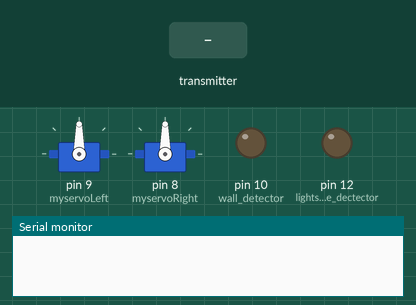
A sketch run on a simulated Arduino Uno, built with avr-gcc and run on an emulated ATmega328P. Shown: 2 × servo, output pins drawn as LEDs (lit = HIGH), the last lines printed to the serial monitor. The test bench sets the inputs (shaded band). No radio packets arrive unless stated.

Above: at 2.2 s.
2.3 s: the transmitter starts sending received_signal = 0
At 2.9 s:
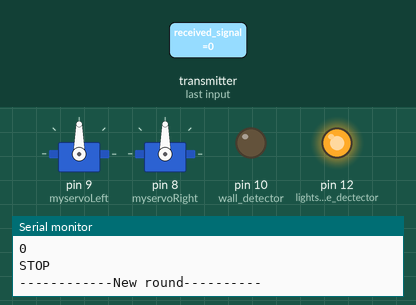
3.8 s: the transmitter starts sending received_signal = 64
At 5.0 s:
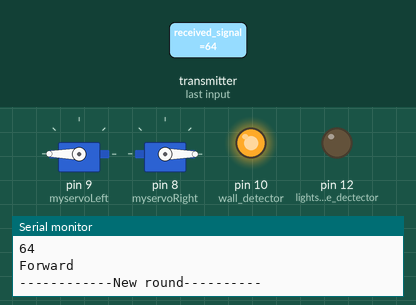
5.3 s: the transmitter starts sending received_signal = 0
At 6.2 s:
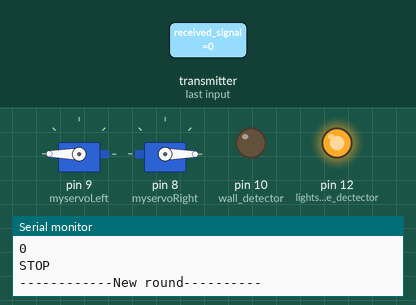
7.2 s: the transmitter starts sending received_signal = 128
At 7.8 s:
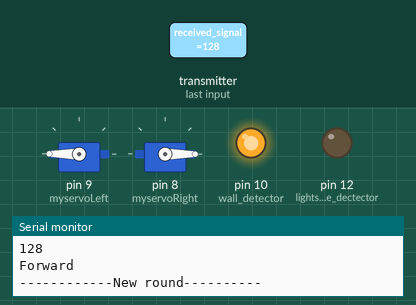
Timing chart, 0 to 9.7 s (numbered marks = the images above; inputs shaded):
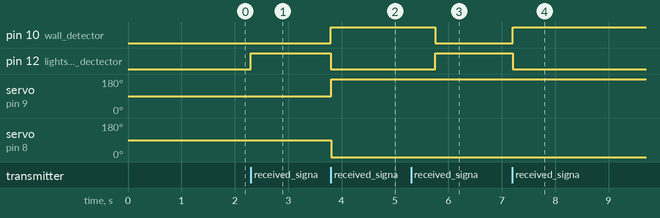

Measured:
- after the input at 2.3 s, pin 12 (lightsource_dectector): LOW → HIGH at once
- after the input at 3.8 s, pin 10 (wall_detector): LOW → HIGH at once; pin 12 (lightsource_dectector): HIGH → LOW at once; servo on pin 9 (myservoLeft): 90° → 180° at once; servo on pin 8 (myservoRight): 90° → 0° at once
- after the input at 5.3 s, pin 10 (wall_detector): HIGH → LOW after 0.45 s; pin 12 (lightsource_dectector): LOW → HIGH after 0.45 s
- after the input at 7.2 s, pin 10 (wall_detector): LOW → HIGH at once; pin 12 (lightsource_dectector): HIGH → LOW at once

The sketch:

lifi_receiver_3_adjustable.ino
```cpp
#include <Servo.h>  //motor program
#include <SPI.h>    // Serial Peripheral Interface bus library
#include "RF24.h"   // Library for nRF24L01s

bool radioNumber = 0;
RF24 radio(2, 3);  // For Arduino Micro
byte addresses[][6] = {"1Node", "2Node"};
bool role = 0; // Local state variable that controls whether this node is sending 1 or receiving 0

const int kDelay = 10;

Servo myservoLeft;  // create servo object to control a servo
Servo myservoRight;  // create servo object to control a servo
// twelve servo objects can be created on most boards

int leftSpeed = 0;    // variable to store the servo position
int rightSpeed = 0;
int go = 0;
int subtractor = 0;

void setup() {
  myservoLeft.attach(9);  // attaches the servo on pin 9 to the servo object
  myservoRight.attach(8);  // attaches the servo on pin 8 to the servo object
  pinMode(12, OUTPUT); // lightsource dectector
  pinMode(10, OUTPUT); // wall detector
  Serial.begin(115200);

  radio.begin();
  radio.setPALevel(RF24_PA_LOW); // Set the Power Level low
  radio.setDataRate(RF24_250KBPS); // Set radio rate and channel
  radio.setChannel(100);  // Set the channel (Frequency): 108 = 2.508 GHz (above WiFi)
  radio.setPayloadSize(8);
  // Open a writing and reading pipe on each radio, with opposite addresses
  radio.openWritingPipe(addresses[0]);
  radio.openReadingPipe(1, addresses[1]);

  delay(1000);  // Pause briefly to let everything "settle"

  radio.startListening();  // Start the radio listening for data


  digitalWrite(12, LOW);
  digitalWrite(10, LOW);
}

void loop() {
  /****************** Receiving of Radio Transmission ***************************/
  byte received_signal = 0;

  radio.startListening();  // Start the radio listening for data
//  if (radio.available()) {                // Variable for the received timestamp
    while (!radio.available()) {
      delay(1);
   }
   radio.read(&received_signal, sizeof(byte));  // Get the payload
   Serial.println((received_signal));
//  }
//  radio.stopListening();  // Start the radio listening for data

  leftSpeed = 180;
  rightSpeed = 0;
  myservoLeft.attach(9);
  myservoRight.attach(8);

  if (received_signal == 0) {
    myservoLeft.detach();
    myservoRight.detach();
    digitalWrite(12, HIGH);
    digitalWrite(10, LOW);
    go = 0;
    subtractor = 0;
    Serial.println("STOP");
  } else if ( 0 < received_signal < 41) {
      Serial.println("Forward");
      leftSpeed = 180;
      rightSpeed = 0;
      digitalWrite(12, LOW);
      digitalWrite(10, HIGH);
      go = 1;
      subtractor = 0;
   } else if (40 < received_signal < 81) {
      Serial.println("Backward");
      leftSpeed = 0;
      rightSpeed = 180;
      digitalWrite(12, HIGH);
      digitalWrite(10, HIGH);
      go = 1;
      subtractor = 40;
    } else if (80 < received_signal < 121) {
      Serial.println("Turn Left");
      leftSpeed = 0;
      rightSpeed = 0;
      digitalWrite(12, LOW);
      digitalWrite(10, LOW);
      go = 1;
      subtractor = 80;
    } else if (120 < received_signal < 160) {
      Serial.println("Turn Right");
      rightSpeed = 180;
      leftSpeed = 180;
      digitalWrite(12, LOW);
      digitalWrite(10, LOW);
      go = 1;
      subtractor = 120;
    } else {
      Serial.println("No Signal Received");
    }
    myservoLeft.write(leftSpeed);
    myservoRight.write(rightSpeed);

  Serial.println("------------New round----------");

  delay(kDelay + (received_signal - subtractor)*10);
}
```
